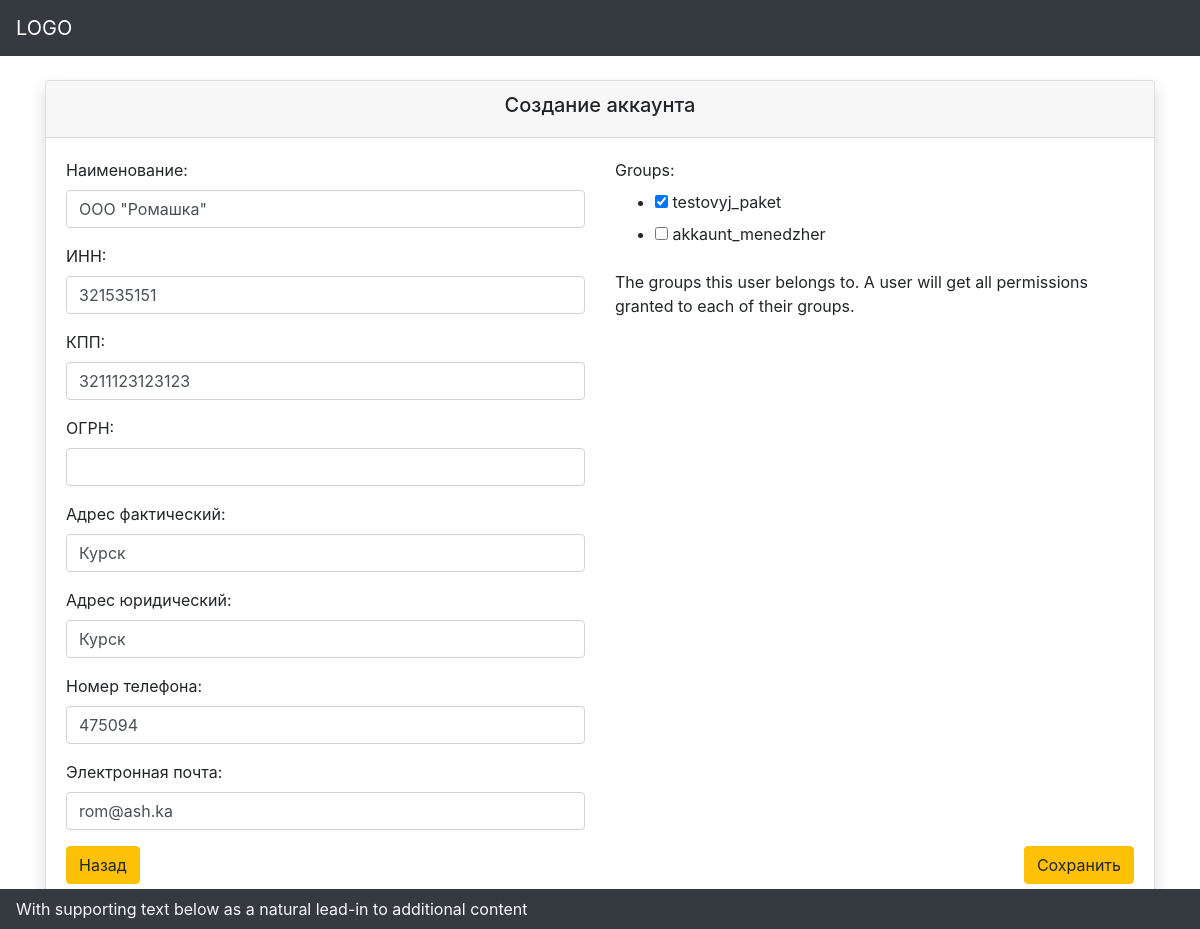
The app's page /customer/1/detail/, older data.
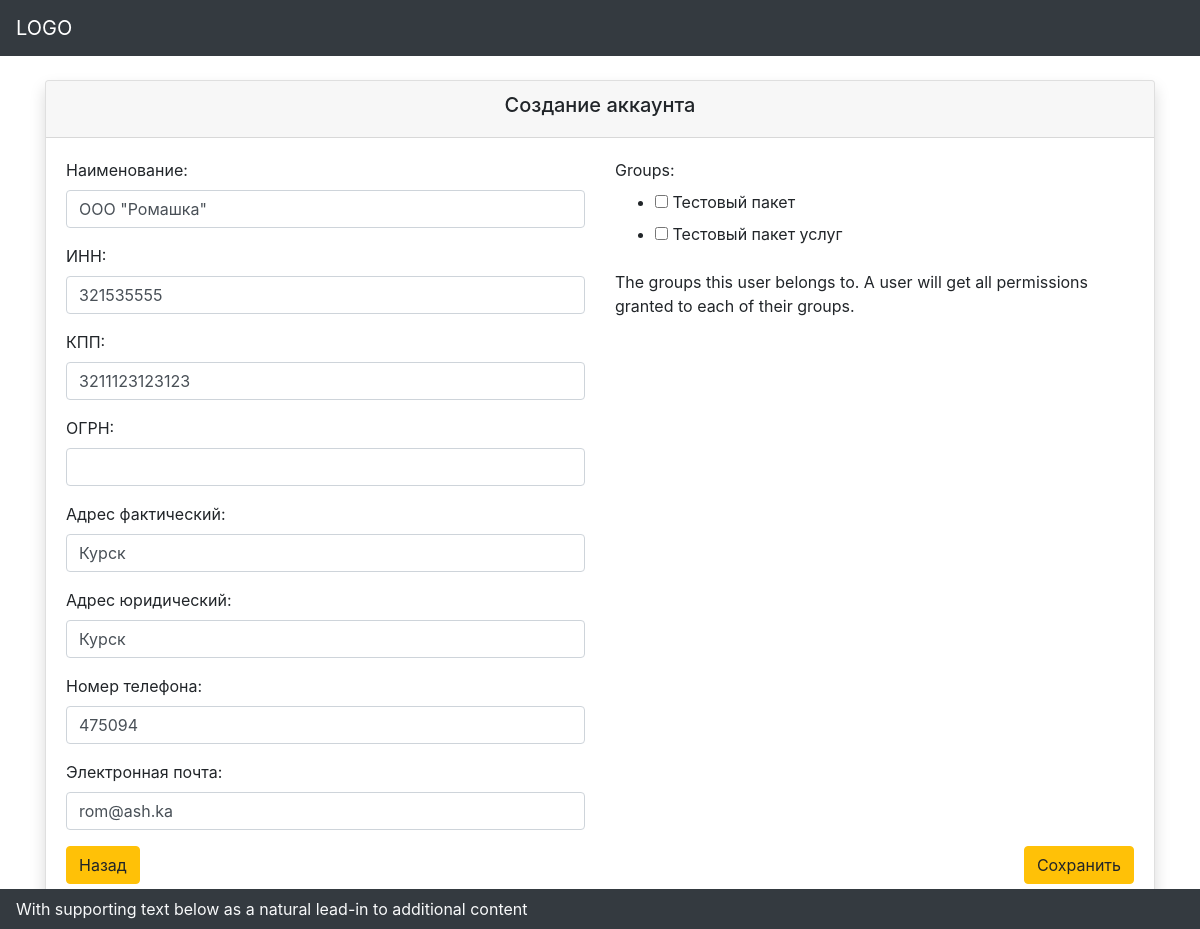
The same page, newer data.
### core/models.py (models this page shows, shortened)
class Customer(models.Model):
    account_login = None
    account_password = None
    phone_regex = RegexValidator(regex=r'^\+?1?\d{6,15}$',
                                 message="Телефонный номер должен быть иметь следующий формат: '+999999999'. "
                                         "Максимальное количество цифр 15.")
    d_reg = RegexValidator(regex=r'^\d{9,15}$', message='Введите цифры')
    email_validator = EmailValidator()
    account = models.OneToOneField(User, on_delete=models.CASCADE, blank=True)
    name = models.CharField(max_length=100, verbose_name='Наименование')
    OGRN = models.CharField(validators=[d_reg], blank=True, max_length=20, verbose_name='ОГРН')
    INN = models.CharField(validators=[d_reg], blank=True, max_length=20, verbose_name='ИНН')
    KPP = models.CharField(validators=[d_reg], blank=True, max_length=20, verbose_name='КПП')
    legal_address = models.CharField(max_length=250, blank=True, verbose_name='Адрес фактический')
    postal_address = models.CharField(max_length=250, blank=True, verbose_name='Адрес юридический')
    phone_number = models.CharField(validators=[phone_regex], max_length=17, verbose_name='Номер телефона')
    email_address = models.CharField(validators=[email_validator], max_length=15, verbose_name='Электронная почта')
    is_create = models.DateTimeField(auto_now_add=True, verbose_name='Дата создания')
    is_update = models.DateTimeField(auto_now=True, verbose_name='Дата модификации')

### core/views.py (the view, shortened to what this page needs)
# urls.py: path('customer/<int:pk>/detail/', views.UpdateCustomer.as_view(), name='account_detail'),
class UpdateCustomer(UpdateFormMixin):
    page_title = 'Создание аккаунта'
    form_title = 'Создание аккаунта'
    permission_required = ('core.change_customer', 'auth.change_user',)
    form_class = CustomerForm
    model = Customer
    success_url = None
    template_name = 'core/customer_detail.html'
    def get_context_data(self, **kwargs):
        kwargs['id'] = self.object.pk
        kwargs['group_form'] = GroupSelectForm(instance=self.object.account)
        kwargs['group_form'].fields['groups'].queryset = Group.objects.filter(package__isnull=False)
        return super().get_context_data(**kwargs)

### core/forms.py (shortened to what this page needs)
class GroupSelectForm(forms.ModelForm):
    class Meta:
        model = User
        fields = ('groups',)
        widgets = {
            'groups': forms.CheckboxSelectMultiple()
        }

class CustomerForm(forms.ModelForm):
    class Meta:
        model = Customer
        fields = ('name', 'INN', 'KPP', 'OGRN', 'legal_address', 'postal_address',
                  'phone_number', 'email_address',)
        widgets = {
            'name': forms.TextInput(attrs={'class': 'form-control'}),
            'INN': forms.TextInput(attrs={'class': 'form-control'}),
            'KPP': forms.TextInput(attrs={'class': 'form-control'}),
            'OGRN': forms.TextInput(attrs={'class': 'form-control'}),
            'legal_address': forms.TextInput(attrs={'class': 'form-control'}),
            'postal_address': forms.TextInput(attrs={'class': 'form-control'}),
            'phone_number': forms.TextInput(attrs={'class': 'form-control'}),
            'email_address': forms.TextInput(attrs={'class': 'form-control'}),
        }

### core/mixins.py (called while the page is built)
    def get_context_data(self, **kwargs):
        if 'form_title' not in kwargs:
            kwargs['form_title'] = self.form_title
        if 'page_title' not in kwargs:
            kwargs['page_title'] = self.page_title
        if 'prev_uri' not in kwargs:
            kwargs['prev_uri'] = self.prev_uri
        return super().get_context_data(**kwargs)

### core/templates/core/customer_detail.html (shortened to what this page needs)
{% extends "core/index.html" %}
{% block content %}
<div class="container">
    <div class="card overflow-auto  px-0 my-4 shadow">
        <div class="card-header">
            <h5 class="text-center">{{ page_title }}</h5>
        </div>
        <div class="card-body">
            <form method="post">{% csrf_token %}
                <div class="row">
                    <div class="col">
                        {% for field in form %}
                        <div class="form-group">
                            {{ field.label_tag }}
                            {{ field }}
                        </div>
                        {% endfor %}
                    </div>
                    <div class="col">
                        {% for field in group_form %}
                        <div class="form-group">
                            {{ field.label_tag }}
                            {{ field }}
                            {{ field.help_text }}
                        </div>
                        {% endfor %}
                    </div>
                </div>
                <div class="row">
                    <div class="col">
                        <a class="btn btn-warning float-left" href="{% url 'accounts_list' %}">Назад</a>
                        <button class="btn btn-warning float-right">Сохранить</button>
                    </div>
                </div>
            </form>
        </div>
    </div>
</div>
{% endblock content%}

### core/templates/core/index.html
{% extends "base.html" %}

### templates/base.html (shortened to what this page needs)
<!DOCTYPE html>
<html lang="ru-Ru">
<head>
    {% load staticfiles %}
    <link rel="stylesheet" href="{% static 'css/bootstrap.css' %}">
    <link rel="stylesheet" href="{% static 'css/main.css' %}">
</head>
<body>
{% include 'menu.html' %}
{% block content %}{% endblock content %}
{% include 'footer.html' %}
</body>
</html>

### templates/menu.html (shortened to what this page needs)
{% block menu %}
<nav class="navbar navbar-expand-lg navbar-dark bg-dark">
    <a class="navbar-brand" href="{% url 'dashboard' %}">LOGO</a>
</nav>
{% endblock menu %}

### templates/footer.html
{% block footer %}
<div class="footer fixed-bottom navbar navbar-dark bg-dark">
      <div class="nav">
          <div class="nav-item">
              <p class="text-light">With supporting text below as a natural lead-in to additional content</p>
          </div>
      </div>
  </div>
{% endblock footer %}

### static/css/main.css (style rules this page uses)
.footer { height: 40px; }

Row changes from the older to the newer data that the page shows:
changed Customer "ООО \"Ромашка\"": INN "321535151" → "321535555"
Text that changed along with them:
form field groups: "☑ ☐" → "☐ ☐"
text no longer shown: "testovyj_paket akkaunt_menedzher"
text now shown: "Тестовый пакет Тестовый пакет услуг"
